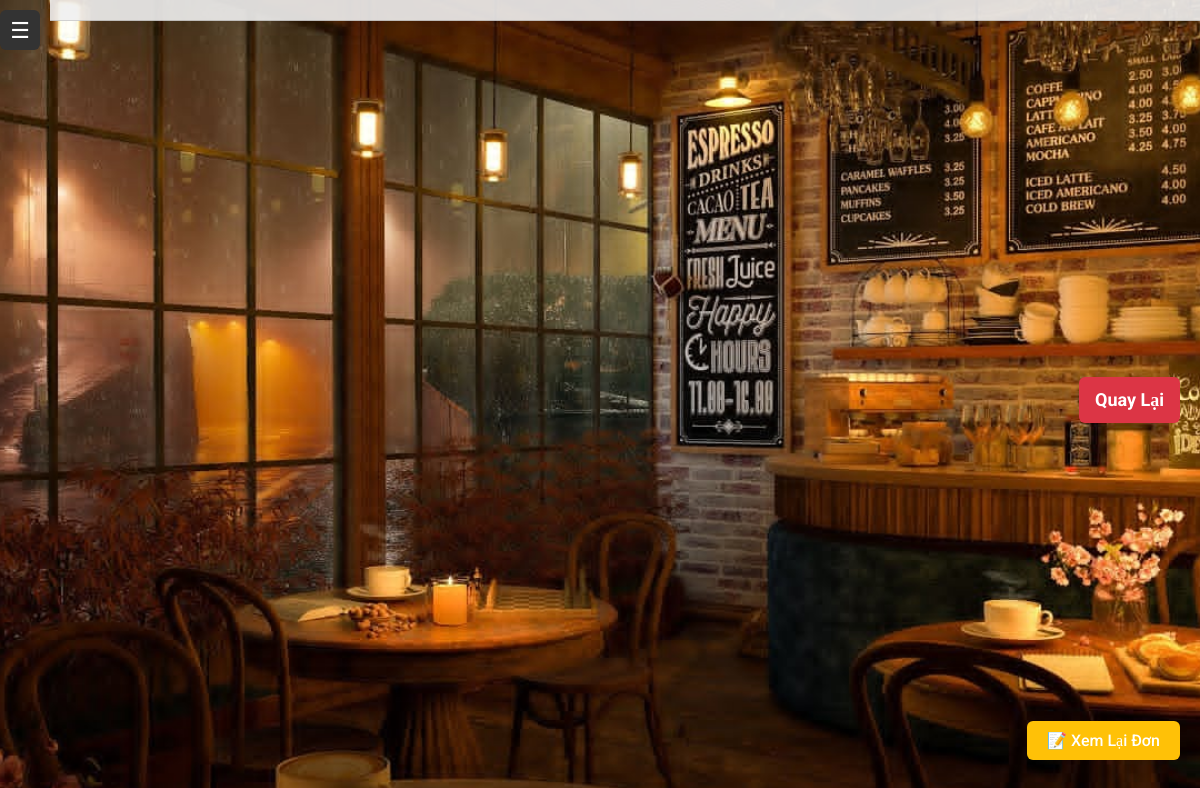
/take_away_order.php (signed in), run on an earlier commit of the app's database.
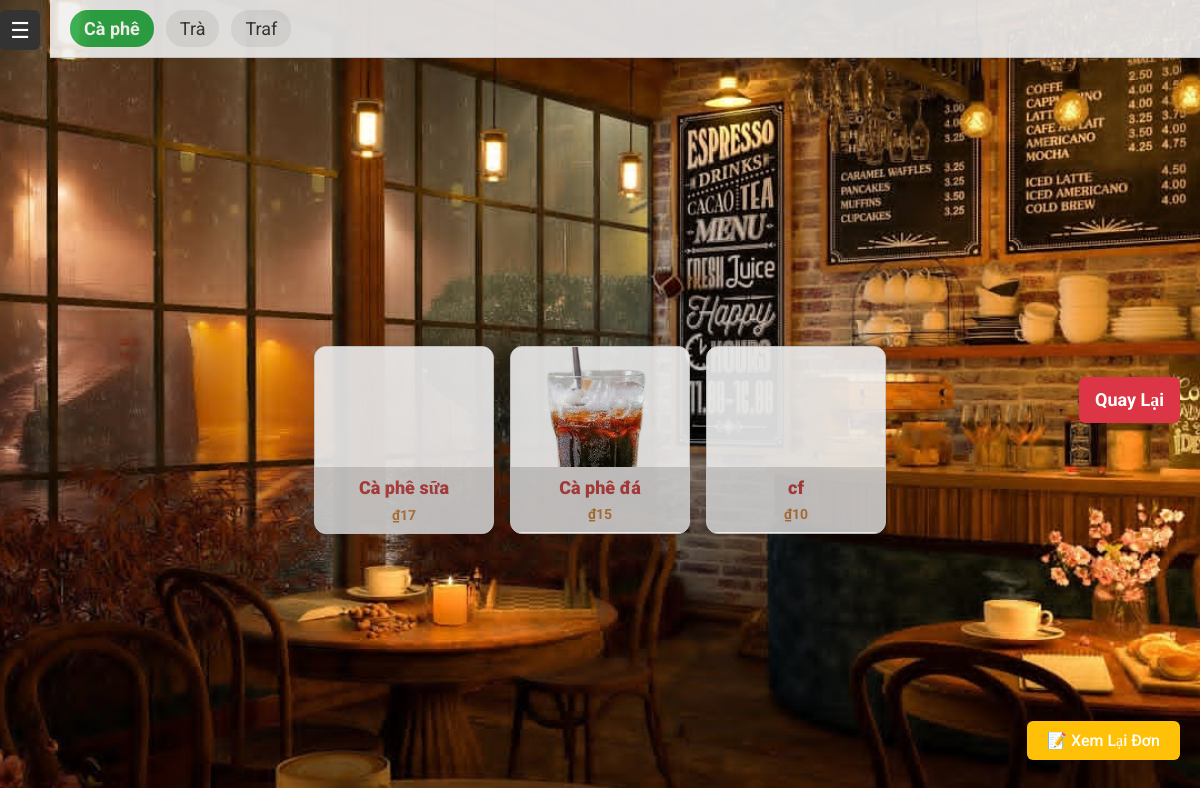
And on a later commit of the database.
### tables this page shows
CREATE TABLE `product_categories` (
  `id` int(11) NOT NULL,
  `name` varchar(100) NOT NULL,
  `deleted` int(11) NOT NULL DEFAULT 0
);

CREATE TABLE `products` (
  `id` int(11) NOT NULL,
  `name` varchar(255) NOT NULL,
  `category` varchar(255) NOT NULL,
  `price` decimal(10,2) NOT NULL,
  `options` varchar(255) NOT NULL,
  `description` varchar(255) NOT NULL,
  `deleted` tinyint(1) NOT NULL DEFAULT 0,
  `active` tinyint(4) DEFAULT 1,
  `image` varchar(255) DEFAULT NULL
);

### take_away_order.php (the view, shortened to what this page needs)
<?php
require_once 'config.php';
$categories_result = $connection->query("SELECT * FROM product_categories");
$categories = $categories_result->fetch_all(MYSQLI_ASSOC);
$current_category_id = isset($_GET['category']) ? intval($_GET['category']) : ($categories[0]['id'] ?? null);
$products = [];
if ($current_category_id) {
    $stmt = $connection->prepare("SELECT * FROM products WHERE category = ? AND deleted = 0");
    $stmt->bind_param("i", $current_category_id);
    $stmt->execute();
    $products_result = $stmt->get_result();
    $products = $products_result->fetch_all(MYSQLI_ASSOC);
}
?>
<!DOCTYPE html>
<html lang="en">
<head>
    <link rel="stylesheet" href="style.css">
    <link rel="stylesheet" href="waiter_ordering.css">
</head>
<body>
    <?php include 'sidebar.php'; ?>
    <div class="top-category-bar" style="position: fixed; top: 0; left: 50px; right: 0; background: #f0f0f0; padding: 10px 20px; display: flex; align-items: center; justify-content: space-between; z-index: 1000; border-bottom: 1px solid #ccc;">
        <div style="display: flex; gap: 12px; overflow-x: auto;">
            <?php foreach ($categories as $cat): ?>
                <a href="take_away_order.php?category=<?=$cat['id']?>"
                    style="
                        padding: 8px 14px;
                        border-radius: 18px;
                        text-decoration: none;
                        white-space: nowrap;
                        background-color: <?= ($current_category_id == $cat['id']) ? '#28a745' : '#e0e0e0' ?>;
                        color: <?= ($current_category_id == $cat['id']) ? 'white' : '#333' ?>;
                        font-weight: <?= ($current_category_id == $cat['id']) ? 'bold' : 'normal' ?>;
                    ">
                    <?= htmlspecialchars($cat['name']) ?>
                </a>
            <?php endforeach; ?>
        </div>
    </div>
    <div class="product-grid" style="display: flex; flex-wrap: wrap; margin-top: 80px; gap: 16px; padding: 20px;">
        <?php foreach ($products as $product): ?>
            <div class="product-card"
                onclick="openOptionsPopup(<?= htmlspecialchars(json_encode($product)) ?>)">
                <div class="product-block">
                    <img src="<?= htmlspecialchars($product['image'] ?? 'placeholder.png') ?>" alt=""
                        style="max-height: 100%; max-width: 100%;">
                </div>
                <div class="text-block" style="padding: 10px;">
                    <h4 style="margin: 0 0 8px;"><?= htmlspecialchars($product['name']) ?></h4>
                    <p style="margin: 0; font-weight: bold;">₫<?= number_format($product['price']) ?></p>
                </div>
            </div>
        <?php endforeach; ?>
    </div>
    <div class="review-order-btn-container">
        <button onclick="openReview()" class="review-btn">📝 Xem Lại Đơn</button>
    </div>
    <a href="waiter.php"
        style="
            position: fixed;
            right: 20px;
            top: 50%;
            transform: translateY(-50%);
            background: #dc3545;
            color: white;
            padding: 12px 16px;
            border-radius: 6px;
            text-decoration: none;
            font-weight: bold;
            z-index: 1001;
        ">
        Quay Lại
    </a>
</body>
</html>

### sidebar.php (shortened to what this page needs)
<div id="sidebar" class="sidebar">
    <button class="toggle-btn" onclick="toggleSidebar()">☰</button>
</div>

### style.css (style rules this page uses)
* { margin: 0; padding: 0; box-sizing: border-box; font-family: "Roboto", serif; }
body { display: flex; justify-content: center; align-items: center; min-height: 100vh; background: #FBDB93; font-size: 18px; color: white; background-image: url("uploads/admin-page.jpg"); background-color: transparent; background-attachment: fixed; background-repeat: no-repeat; background-position: center; background-size: cover; }
button { width: 100%; padding: 12px; background: lightblue; border-radius: 6px; border: None; outline: None; font-size: 16px; color: white; margin-bottom: 20px; font-weight: 500; cursor: pointer; transition: 0.8s; }
p { font-size: 14px; text-align: center; margin-bottom: 10px; }
.sidebar { position: fixed; top: 10px; left: -250px; width: 250px; height: 100%; background-color: #333; color: white; transition: left 0.3s ease; padding-top: 20px; z-index: 1001; }
.sidebar .toggle-btn { position: absolute; top: 0; left: 100%; width: 40px; height: 40px; background-color: #333; color: white; border: none; cursor: pointer; display: flex; align-items: center; justify-content: flex-end; padding-right: 10px; font-size: 22px; z-index: 1001; transition: left 0.3s ease; }
.product-card { width: 180px; opacity: 0.9; border: 1px solid #ccc; border-radius: 12px; overflow: hidden; cursor: pointer; background:#fff; }
.product-card .product-block { width: 100%; padding: 0; margin: 0; overflow: hidden; }
.product-card .text-block { background: rgba(200,200,200); text-align: center; opacity: 0.9; }
.product-card .product-block img { display: block; width: 100%; height: auto; object-fit: cover; }
.text-block { background: rgb(253, 168, 12); opacity: 1; transition: 0.5s; }
.text-block h4 { text-align: center; font-size: 1; font-weight: 900; }
.text-block p { text-align: center; color: #A86523; font-size: 14px; }
.product-block { height: 120px; background: #eee; display: flex; align-items: center; justify-content: center }
.top-category-bar { display: flex; overflow-x: auto; background: #f2f2f2; padding: 10px; border-bottom: 2px solid #ccc; gap: 10px; }
.top-category-bar { position: fixed; top: 0; left: 50px; right: 0; background: #dddddd; opacity: 0.9; padding: 10px 20px; display: flex; align-items: center; border-bottom: 1px solid #ccc; z-index: 1000; }
h4 { color: brown; }

### waiter_ordering.css (style rules this page uses)
.top-category-bar { position: fixed; top: 0; left: 0; right: 0; background: #f8f9fa; padding: 10px 20px; display: flex; justify-content: center; border-bottom: 1px solid #ccc; z-index: 1000; }
.review-order-btn-container { position: fixed; bottom: 20px; right: 20px; }
.review-btn { background: #ffc107; padding: 10px 20px; font-size: 16px; border: none; border-radius: 6px; }

### take_away_order.php (style rules this page uses)
body { background-image: url("uploads/waiter-page.jpg"); background-color: transparent; background-repeat: no-repeat; background-position: center; background-size: cover; }

What changed in the data, as far as the page shows it:
added product_categories: name "Cà phê"
added product_categories: name "Trà"
added product_categories: name "Traf"
now on this page (row edited): products: name "Cà phê sữa", price "17"
now on this page (row edited): products: image (picture), name "Cà phê đá", price "15"
added products: name "cf", price "10"
